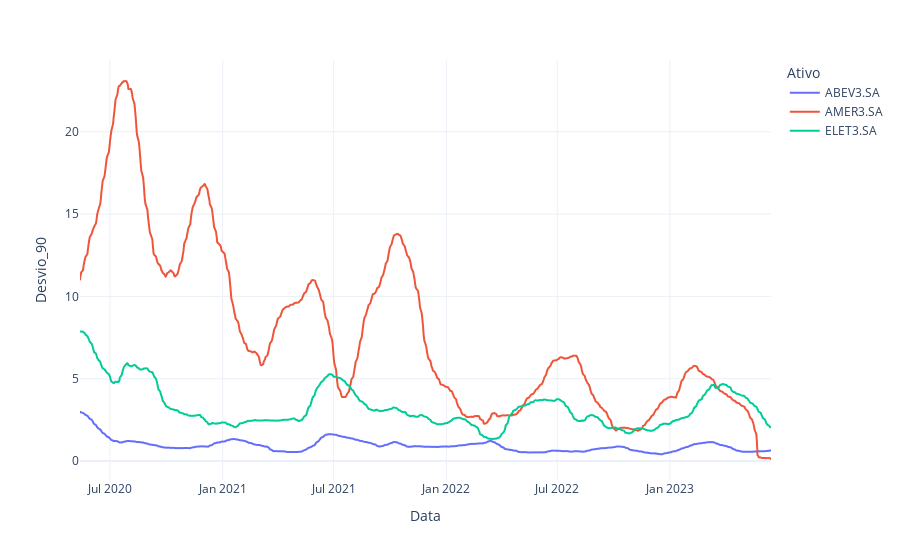

Notebook cell for this chart:
### Code cell
#Montando um gráfico de linhas para as médias móveis dos ativos
#Criando o Dataframe para usar o Ploty
df_std_movel_90_vertical = df_std_movel_90.stack().reset_index()
df_std_movel_90_vertical.columns = ['Data', 'Ativo', 'Desvio_90']
#criando e exibindo o gráfico
fig = px.line(df_std_movel_90_vertical, x="Data", y="Desvio_90", color='Ativo', template ='plotly_white')
fig.show()

### Figure 1 — Plotly figure (JSON) as saved in the notebook; plotly's stock layout.template omitted (floating-point values rounded to 4 significant figures; data arrays with more than 128 entries replaced by an {"elided": "..."} marker saying what was removed)
{"data": [{"hovertemplate": "Ativo=ABEV3.SA<br>Data=%{x}<br>Desvio_90=%{y}<extra></extra>", "legendgroup": "ABEV3.SA", "line": {"color": "#636efa", "dash": "solid"}, "marker": {"symbol": "circle"}, "mode": "lines", "name": "ABEV3.SA", "showlegend": true, "type": "scattergl", "x": {"elided": "769 str values"}, "xaxis": "x", "y": {"elided": "769 float values"}, "yaxis": "y"}, {"hovertemplate": "Ativo=AMER3.SA<br>Data=%{x}<br>Desvio_90=%{y}<extra></extra>", "legendgroup": "AMER3.SA", "line": {"color": "#EF553B", "dash": "solid"}, "marker": {"symbol": "circle"}, "mode": "lines", "name": "AMER3.SA", "showlegend": true, "type": "scattergl", "x": {"elided": "769 str values"}, "xaxis": "x", "y": {"elided": "769 float values"}, "yaxis": "y"}, {"hovertemplate": "Ativo=ELET3.SA<br>Data=%{x}<br>Desvio_90=%{y}<extra></extra>", "legendgroup": "ELET3.SA", "line": {"color": "#00cc96", "dash": "solid"}, "marker": {"symbol": "circle"}, "mode": "lines", "name": "ELET3.SA", "showlegend": true, "type": "scattergl", "x": {"elided": "769 str values"}, "xaxis": "x", "y": {"elided": "769 float values"}, "yaxis": "y"}], "layout": {"legend": {"title": {"text": "Ativo"}, "tracegroupgap": 0}, "margin": {"t": 60}, "xaxis": {"anchor": "y", "domain": [0, 1], "title": {"text": "Data"}}, "yaxis": {"anchor": "x", "domain": [0, 1], "title": {"text": "Desvio_90"}}}}
